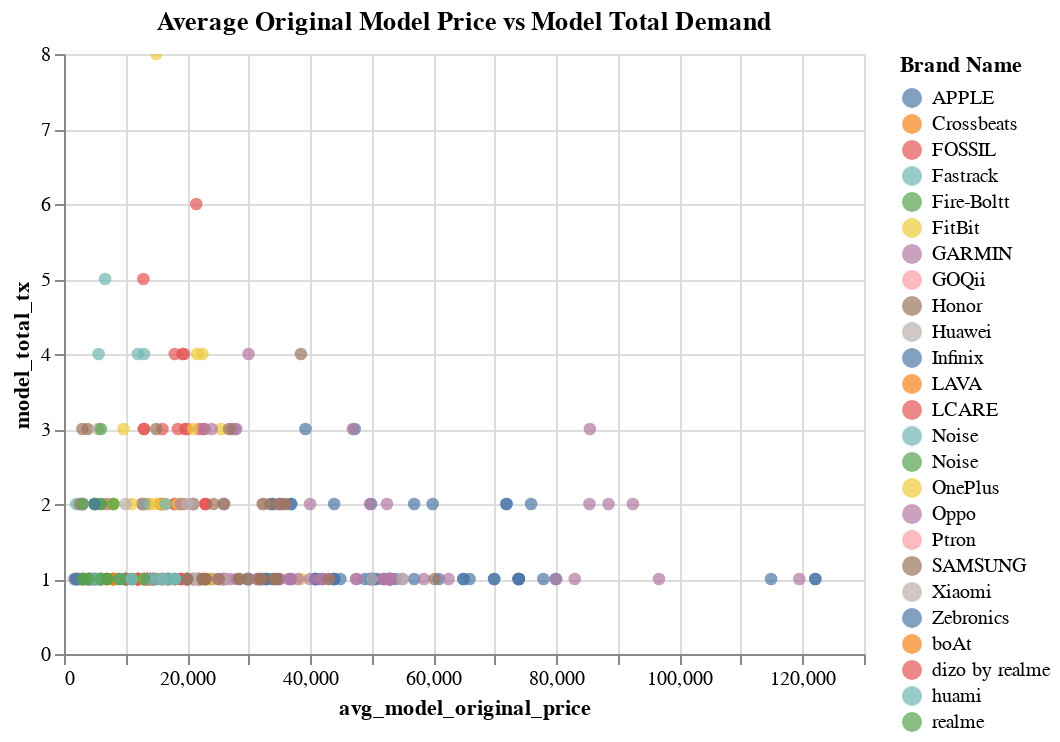

Here is the notebook cell this chart was saved with:
### Code cell
alt.Chart(agg, title="Average Original Model Price vs Model Total Demand").mark_point(filled=True,size=40).encode(
    x='avg_model_original_price',
    y='model_total_tx',
    color='Brand Name',
    tooltip=['Brand Name', 'model_total_tx', 'avg_model_original_price']
).interactive()

### Figure 1 — Vega-Lite specification as saved in the notebook (floating-point values rounded to 4 significant figures; data arrays with more than 128 entries replaced by an {"elided": "..."} marker saying what was removed)
{"config": {"view": {"continuousWidth": 400, "continuousHeight": 300}}, "data": {"name": "data-1f5639a37aa1cb31e8e8e6f9e7bbb0d1"}, "mark": {"type": "point", "filled": true, "size": 40}, "encoding": {"color": {"field": "Brand Name", "type": "nominal"}, "tooltip": [{"field": "Brand Name", "type": "nominal"}, {"field": "model_total_tx", "type": "quantitative"}, {"field": "avg_model_original_price", "type": "quantitative"}], "x": {"field": "avg_model_original_price", "type": "quantitative"}, "y": {"field": "model_total_tx", "type": "quantitative"}}, "selection": {"selector018": {"type": "interval", "bind": "scales", "encodings": ["x", "y"]}}, "title": "Average Original Model Price vs Model Total Demand", "$schema": "https://vega.github.io/schema/vega-lite/v4.17.0.json", "datasets": {"data-1f5639a37aa1cb31e8e8e6f9e7bbb0d1": {"elided": "433 records"}}}
